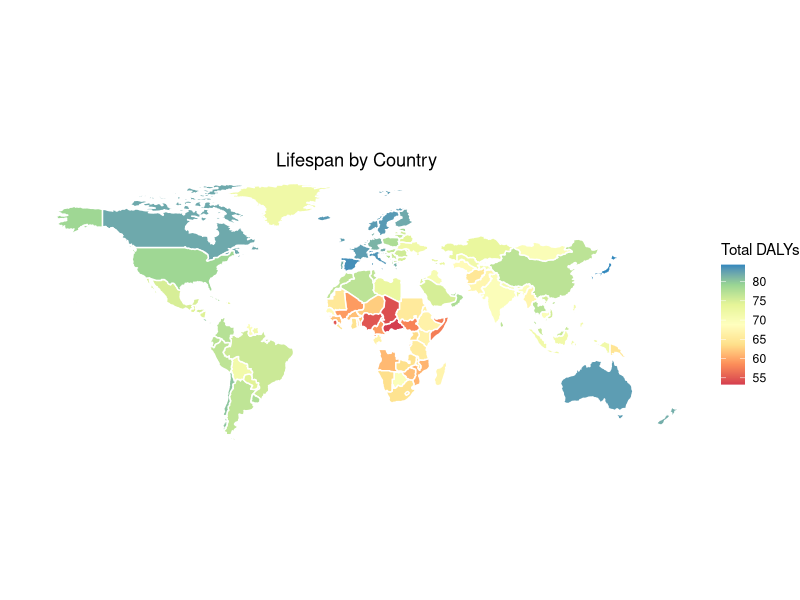
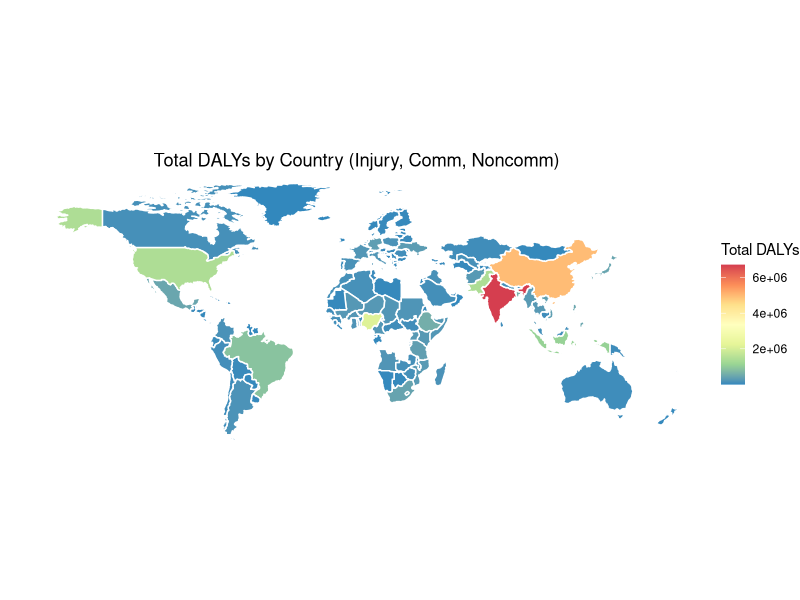

Here is the R script that generated these plots, in order:
library(readr)
library(dplyr)

# cleaning data 
data <- read_csv("life expectancy.csv")

# remove corruption file, which has the most NAs 
rm_corruption <- data[-c(12)]

# rename all columns 
df <- rm_corruption %>% 
  rename( "country" = "Country Name",
          "code" = "Country Code",
          "region" = "Region", 
          "inc" = "IncomeGroup",
          "year" = "Year",
          "lifespan" = "Life Expectancy World Bank",
          "starving" = "Prevelance of Undernourishment",
          "health" = "Health Expenditure %",
          "edu" = "Education Expenditure %",
          "unemp" = "Unemployment",
          "sanitation" = "Sanitation",
          "injury" = "Injuries",
          "comm" = "Communicable",
          "noncomm" = "NonCommunicable"
  )

View(df)

library(ggplot2)
library(RColorBrewer)
world0=map_data("world")

world=world0%>%rename("country"=region)%>%select(-subregion)%>%mutate(country=ifelse(country=="USA","United States",country))

datWorld=full_join(df,world,by="country")%>%select(long,lat,group,order,country,region,lifespan,injury,comm,noncomm,year)%>%filter(year==2019)

# LIFESPAN PLOT 
ggplot(datWorld,aes(x=long,y=lat,group=group,fill=lifespan))+geom_polygon(color="white")+scale_fill_distiller(palette="Spectral",direction=1)+coord_quickmap()+theme_classic()+theme_void()+labs(title = "Lifespan by Country", fill = "Total DALYs")+theme(plot.title = element_text(hjust = 0.5))


datWorld2=datWorld%>%filter(year==2019)%>%mutate(totDaly=((injury+comm+noncomm)/lifespan))
View(datWorld2)

# DALYS PLOT 
ggplot(datWorld2,aes(x=long,y=lat,group=group,fill=totDaly))+geom_polygon(color="white")+scale_fill_distiller(palette="Spectral",direction=-1)+coord_quickmap()+theme_classic()+theme_void()+labs(title = "Total DALYs by Country (Injury, Comm, Noncomm)", fill = "Total DALYs")+theme(plot.title = element_text(hjust = 0.5))


